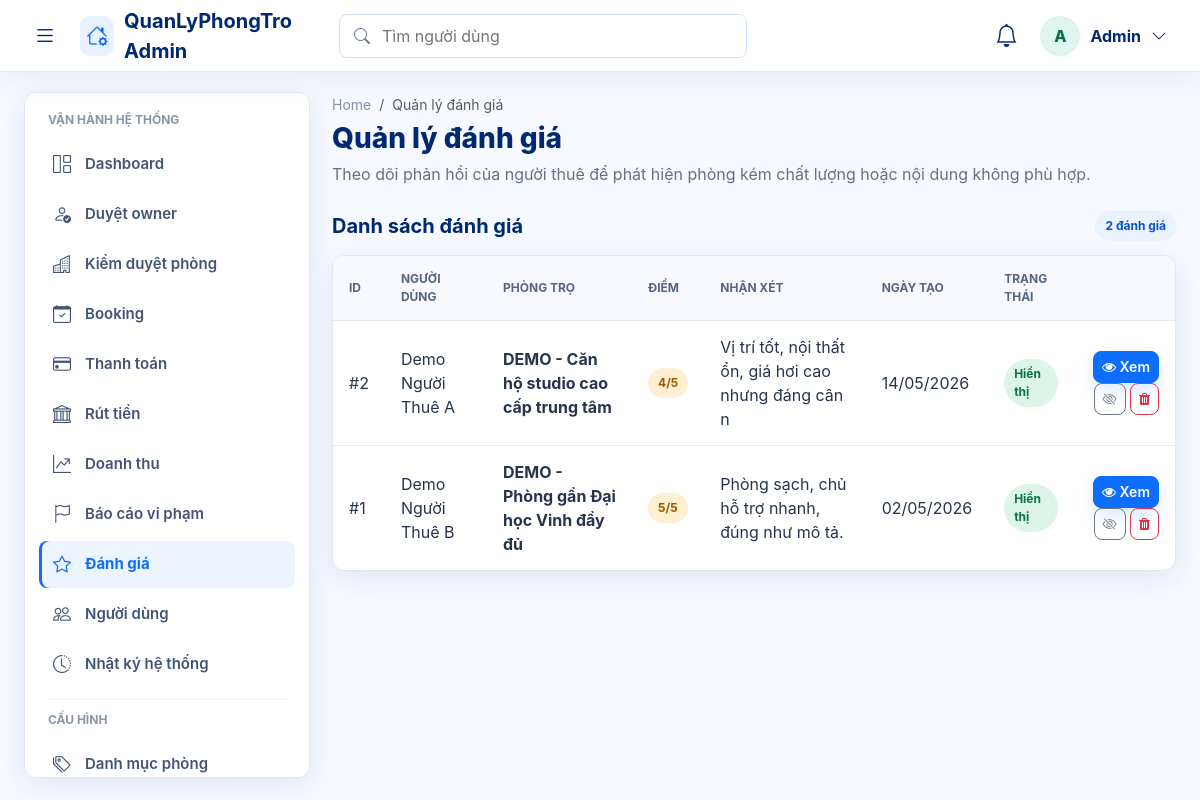
Screenshot of /public/admin/reviews.php (signed in) with the database file from the repository.
### tables this page shows
CREATE TABLE `reviews` (
  `id` int(11) NOT NULL,
  `user_id` int(11) DEFAULT NULL,
  `motel_id` int(11) DEFAULT NULL,
  `rating` int(11) DEFAULT NULL,
  `comment` text DEFAULT NULL,
  `status` varchar(20) NOT NULL DEFAULT 'visible',
  `created_at` timestamp NOT NULL DEFAULT current_timestamp()
);

CREATE TABLE `users` (
  `id` int(11) NOT NULL,
  `name` varchar(100) DEFAULT NULL,
  `email` varchar(150) DEFAULT NULL,
  `password` varchar(255) DEFAULT NULL,
  `reset_token` varchar(64) DEFAULT NULL,
  `reset_expires` datetime DEFAULT NULL,
  `force_password_change` tinyint(1) NOT NULL DEFAULT 0,
  `phone` varchar(20) DEFAULT NULL,
  `avatar` varchar(255) DEFAULT NULL,
  `role` enum('user','owner','admin') DEFAULT 'user',
  `created_at` timestamp NOT NULL DEFAULT current_timestamp(),
  `status` varchar(20) DEFAULT 'pending',
  `owner_verification_status` enum('not_required','pending_verification','submitted','approved','rejected') NOT NULL DEFAULT 'not_required',
  `approved_by` int(11) DEFAULT NULL,
  `approved_at` datetime DEFAULT NULL,
  `rejection_reason` text DEFAULT NULL,
  `address` text DEFAULT NULL,
  `idcard_number` varchar(50) DEFAULT NULL,
  `trust_score` int(11) NOT NULL DEFAULT 0,
  `admin_note` text DEFAULT NULL,
  `verified_at` datetime DEFAULT NULL,
  `verification_submitted_at` datetime DEFAULT NULL,
  `verification_reviewed_by` int(11) DEFAULT NULL,
  `verification_reviewed_at` datetime DEFAULT NULL,
  `verification_rejection_reason` text DEFAULT NULL,
  `id_card_front` varchar(255) DEFAULT NULL,
  `id_card_back` varchar(255) DEFAULT NULL,
  `selfie_image` varchar(255) DEFAULT NULL,
  `bank_name` varchar(100) DEFAULT NULL,
  `bank_account_no` varchar(50) DEFAULT NULL,
  `bank_account_name` varchar(100) DEFAULT NULL,
  `bank_verified_at` datetime DEFAULT NULL,
  `notify_email` tinyint(1) DEFAULT 1,
  `notify_booking` tinyint(1) DEFAULT 1,
  `show_phone` tinyint(1) DEFAULT 1,
  `dark_mode` tinyint(1) DEFAULT 0
);

CREATE TABLE `motels` (
  `id` int(11) NOT NULL,
  `title` varchar(255) NOT NULL,
  `description` text DEFAULT NULL,
  `price` int(11) NOT NULL,
  `deposit_amount` int(11) NOT NULL DEFAULT 0,
  `area` int(11) DEFAULT NULL,
  `address` varchar(255) DEFAULT NULL,
  `province_code` varchar(20) DEFAULT NULL,
  `province_name` varchar(120) DEFAULT NULL,
  `district_code` varchar(20) DEFAULT NULL,
  `district_name` varchar(120) DEFAULT NULL,
  `ward_code` varchar(20) DEFAULT NULL,
  `ward_name` varchar(120) DEFAULT NULL,
  `street_address` varchar(255) DEFAULT NULL,
  `address_api_source` varchar(80) DEFAULT NULL,
  `lat` decimal(10,8) DEFAULT NULL,
  `lng` decimal(11,8) DEFAULT NULL,
  `phone` varchar(20) DEFAULT NULL,
  `user_id` int(11) NOT NULL,
  `category_id` int(11) DEFAULT NULL,
  `district_id` int(11) DEFAULT NULL,
  `status` enum('pending','approved','hidden','rejected') DEFAULT 'pending',
  `room_status` enum('available','reserved','rented','unavailable') NOT NULL DEFAULT 'available',
  `rejection_reason` text DEFAULT NULL,
  `rejected_by` int(11) DEFAULT NULL,
  `rejected_at` datetime DEFAULT NULL,
  `count_view` int(11) DEFAULT 0,
  `created_at` timestamp NOT NULL DEFAULT current_timestamp(),
  `updated_at` timestamp NULL DEFAULT NULL,
  `bedrooms` int(11) DEFAULT 0,
  `bathrooms` int(11) DEFAULT 0,
  `max_people` int(11) DEFAULT NULL,
  `utilities` text DEFAULT NULL,
  `furniture` text DEFAULT NULL,
  `verification_status` varchar(30) NOT NULL DEFAULT 'unverified',
  `health_score` int(11) NOT NULL DEFAULT 0,
  `is_featured` tinyint(1) NOT NULL DEFAULT 0,
  `available_from` date DEFAULT NULL,
  `service_fee` int(11) NOT NULL DEFAULT 0,
  `electricity_unit_price` int(11) NOT NULL DEFAULT 0,
  `water_fee_per_person` int(11) NOT NULL DEFAULT 0,
  `internet_fee` int(11) NOT NULL DEFAULT 0,
  `parking_fee` int(11) NOT NULL DEFAULT 0,
  `other_fee` int(11) NOT NULL DEFAULT 0,
  `service_note` varchar(255) DEFAULT NULL,
  `deposit_months` decimal(3,1) NOT NULL DEFAULT 1.0
);

### public/admin_init.php (called while the page is built, shortened)
<?php
require_once __DIR__ . '/../config/database.php';
require_once __DIR__ . '/../core/Database.php';
require_once __DIR__ . '/../core/Payment.php';
require_once __DIR__ . '/../core/Review.php';
require_once __DIR__ . '/../app/controller/ReviewController.php';
require_once __DIR__ . '/../app/controller/ActivityLogController.php';
$db = new Database($conn);
?>

### app/controller/ReviewController.php (called while the page is built, shortened)
<?php
class ReviewController {
    private $review;
    public function __construct($db, $activityLog = null) {
        $this->review = new Review($db);
    }
    public function listReviews() {
        $page = isset($_GET['page']) ? (int)$_GET['page'] : 1;
        $reviews = $this->review->getAll($page, ITEMS_PER_PAGE);
        $total = $this->review->getTotal();
        $total_pages = ceil($total / ITEMS_PER_PAGE);
        return [
            'reviews' => $reviews,
            'total' => $total,
            'page' => $page,
            'total_pages' => $total_pages
        ];
    }
}
?>

### core/Review.php (called while the page is built, shortened)
<?php
class Review {
    private $db;
    public function __construct($database) {
        $this->db = $database;
    }
    public function getAll($page = 1, $limit = ITEMS_PER_PAGE) {
        $offset = ($page - 1) * $limit;
        $sql = "SELECT r.*, u.name as user_name, u.email, m.title as motel_title
                FROM reviews r
                LEFT JOIN users u ON r.user_id = u.id
                LEFT JOIN motels m ON r.motel_id = m.id
                ORDER BY r.created_at DESC LIMIT $offset, $limit";
        return $this->db->getRows($sql);
    }
    public function getTotal() {
        return $this->db->count('reviews');
    }
}
?>

### core/Database.php (called while the page is built, shortened)
<?php
class Database {
    private $conn;
    public function __construct($connection) {
        $this->conn = $connection;
    }
    public function getRows($sql) {
        $result = $this->conn->query($sql);
        if ($result && $result->num_rows > 0) {
            $rows = [];
            while ($row = $result->fetch_assoc()) {
                $rows[] = $row;
            }
            return $rows;
        }
        return [];
    }
    public function count($table, $whereClause = '', array $params = []) {
        $sql = "SELECT COUNT(*) AS total FROM `{$table}`";
        $whereClause = trim((string)$whereClause);
        $whereClause = preg_replace('/^WHERE\s+/i', '', $whereClause);
        $stmt = $this->conn->prepare($sql);
        if (!$stmt->execute()) {
            $stmt->close();
            return 0;
        }
        $row = $stmt->get_result()->fetch_assoc() ?: [];
        return (int)($row['total'] ?? 0);
    }
}
?>

### public/admin/reviews.php (the view, shortened to what this page needs)
<?php
require_once __DIR__ . '/../admin_init.php';
require_once __DIR__ . '/layout.php';
$activityLog = new ActivityLog($db);
$controller = new ReviewController($db, $activityLog);
$data = $controller->listReviews();
?>
<div class="wb-section-head">
    <h2>Danh sách đánh giá</h2>
    <span class="wb-pill"><?php echo (int)($data['total'] ?? 0); ?> đánh giá</span>
</div>
<div class="wb-table-card">
    <?php if (!empty($data['reviews'])): ?>
        <table class="wb-table">
            <thead>
                <tr>
                    <th>ID</th>
                    <th>Người dùng</th>
                    <th>Phòng trọ</th>
                    <th>Điểm</th>
                    <th>Nhận xét</th>
                    <th>Ngày tạo</th>
                    <th>Trạng thái</th>
                    <th></th>
                </tr>
            </thead>
            <tbody>
                <?php foreach ($data['reviews'] as $review): ?>
                    <tr>
                        <td>#<?php echo (int)$review['id']; ?></td>
                        <td><?php echo admin_e($review['user_name'] ?? 'N/A'); ?></td>
                        <td class="wb-title"><?php echo admin_e(substr((string)($review['motel_title'] ?? 'N/A'), 0, 50)); ?></td>
                        <td><span class="wb-pill warning"><?php echo (int)($review['rating'] ?? 0); ?>/5</span></td>
                        <td><?php echo admin_e(substr((string)($review['comment'] ?? 'N/A'), 0, 70)); ?></td>
                        <td><?php echo !empty($review['created_at']) ? date('d/m/Y', strtotime((string)$review['created_at'])) : ''; ?></td>
                        <td><span class="wb-pill <?php echo admin_pill_class((string)($review['status'] ?? 'visible')); ?>"><?php echo admin_status_label((string)($review['status'] ?? 'visible')); ?></span></td>
                        <td class="text-end">
                            <a href="<?php echo ADMIN_URL . 'review_detail.php?id=' . (int)$review['id']; ?>" class="btn btn-sm btn-primary"><i class="fa fa-eye"></i> Xem</a>
                            <form method="POST" class="d-inline">
                                <button type="submit" class="btn btn-sm btn-outline-secondary" title="<?php echo ($review['status'] ?? 'visible') === 'hidden' ? 'Phục hồi' : 'Ẩn'; ?>"><i class="bi <?php echo ($review['status'] ?? 'visible') === 'hidden' ? 'bi-eye' : 'bi-eye-slash'; ?>"></i></button>
                            </form>
                            <form method="POST" class="d-inline" onsubmit="return confirm('Xóa đánh giá này?');">
                                <button type="submit" class="btn btn-sm btn-outline-danger"><i class="fa fa-trash"></i></button>
                            </form>
                        </td>
                    </tr>
                <?php endforeach; ?>
            </tbody>
        </table>
    <?php else: ?>
        <div class="wb-empty">Chưa có đánh giá nào.</div>
    <?php endif; ?>
</div>

### public/assets/css/workbench.css (style rules this page uses)
:root { --wb-bg: #f4f7fb; --wb-surface: #ffffff; --wb-soft: #f8fafc; --wb-text: #101828; --wb-muted: #667085; --wb-border: #e5eaf2; --wb-primary: #2563eb; --wb-primary-dark: #1e40af; --wb-accent: #0e7490; --wb-success: #16a34a; --wb-warning: #f59e0b; --wb-danger: #dc2626; --wb-shadow: 0 18px 50px rgba(15, 23, 42, .07); }
body.workbench { min-height: 100vh; margin: 0; background: var(--wb-bg) !important; color: var(--wb-text); font-family: "Inter", "Segoe UI", Arial, sans-serif; }
.wb-sidebar, .wb-hero, .wb-card, .wb-table-card, .wb-list-card { background: var(--wb-surface); border: 1px solid var(--wb-border); border-radius: 14px; box-shadow: var(--wb-shadow); }
.wb-section-head { margin: 26px 0 14px; display: flex; align-items: center; justify-content: space-between; gap: 12px; }
.wb-section-head h2 { margin: 0; font-size: 22px; font-weight: 950; }
.wb-pill { display: inline-flex; align-items: center; gap: 6px; padding: 6px 10px; border-radius: 999px; background: #ecfeff; color: #0f766e; font-size: 12px; font-weight: 850; }
.wb-pill.warning { background: #fff7ed; color: #9a3412; }
.wb-table { width: 100%; margin: 0; }
.wb-table th, .wb-table td { padding: 14px 16px; border-bottom: 1px solid var(--wb-border); vertical-align: middle; }
.wb-table th { color: var(--wb-muted); background: var(--wb-soft); font-size: 12px; text-transform: uppercase; letter-spacing: .02em; }
.wb-table tr:last-child td { border-bottom: 0; }
.wb-title { color: var(--wb-text); font-weight: 900; }

### public/admin/assets/css/admin.css (style rules this page uses)
:root { --admin-bg: #f6f9ff; --admin-surface: #ffffff; --admin-border: #dfe7f5; --admin-text: #012970; --admin-copy: #26354d; --admin-muted: #667085; --admin-blue: #0d6efd; --admin-cyan: #0891b2; --admin-green: #198754; --admin-amber: #f59e0b; --admin-red: #dc3545; --admin-shadow: 0 8px 28px rgba(1, 41, 112, .09); --admin-sidebar-width: 286px; --admin-sidebar-mini: 86px; --admin-topbar-height: 72px; }
body.admin-body { color: var(--admin-copy); background: var(--admin-bg) !important; font-family: Inter, "Nunito", system-ui, -apple-system, BlinkMacSystemFont, "Segoe UI", sans-serif; }
.admin-body .wb-card, .admin-body .wb-table-card, .admin-body .wb-list-card { border: 1px solid var(--admin-border); border-radius: 12px; box-shadow: var(--admin-shadow); }
.admin-body .wb-section-head { margin-top: 25px; }
.admin-body .wb-section-head h2 { color: var(--admin-text); font-size: 20px; font-weight: 730; }
.admin-body .wb-table-card { overflow-x: auto; background: var(--admin-surface); }
.admin-body .wb-table { min-width: 720px; border-collapse: separate; border-spacing: 0; }
.admin-body .wb-table th { color: #526581; background: #f7f9fe; font-size: 12px; font-weight: 720; letter-spacing: 0; }
.admin-body .wb-table td { color: var(--admin-copy); }
.admin-body .wb-table tbody tr { transition: background .15s ease; }
.admin-body .wb-title { color: var(--admin-text); font-weight: 680; }
.admin-body .wb-pill { border-radius: 999px; background: #eaf1ff; color: #0756c9; font-weight: 720; }
.admin-body .wb-pill.success { color: #087443; background: #dcf5e8; }
.admin-body .wb-pill.warning { color: #9a5a00; background: #fff0d1; }
.admin-body .btn { border-radius: 8px; font-weight: 620; }
.admin-body .btn-sm { min-height: 32px; }
.admin-body .btn-primary { box-shadow: 0 7px 18px rgba(13, 110, 253, .16); }

### rows the page displays
reviews: id "2", user.name "Demo Người Thuê A", motel.title "DEMO - Căn hộ studio cao cấp trung tâm", rating "4", comment "Vị trí tốt, nội thất ổn, giá hơi cao nhưng đáng cân n", created_at "14/05/2026", status "Hiển thị"
reviews: id "1", user.name "Demo Người Thuê B", motel.title "DEMO - Phòng gần Đại học Vinh đầy đủ", rating "5", comment "Phòng sạch, chủ hỗ trợ nhanh, đúng như mô tả.", created_at "02/05/2026", status "Hiển thị"

### other values shown
admin_e($initial !== '' ? $initial : 'A') "A"
admin_e(admin_current_name()) "Admin"
admin_e($item['label']) "Dashboard"
admin_e($item['label']) "Duyệt owner"
admin_e($item['label']) "Kiểm duyệt phòng"
admin_e($item['label']) "Booking"
admin_e($item['label']) "Thanh toán"
admin_e($item['label']) "Rút tiền"
admin_e($item['label']) "Doanh thu"
admin_e($item['label']) "Báo cáo vi phạm"
admin_e($item['label']) "Đánh giá"
admin_e($item['label']) "Người dùng"
admin_e($item['label']) "Nhật ký hệ thống"
admin_e($item['label']) "Danh mục phòng"
admin_e($title) "Quản lý đánh giá"
